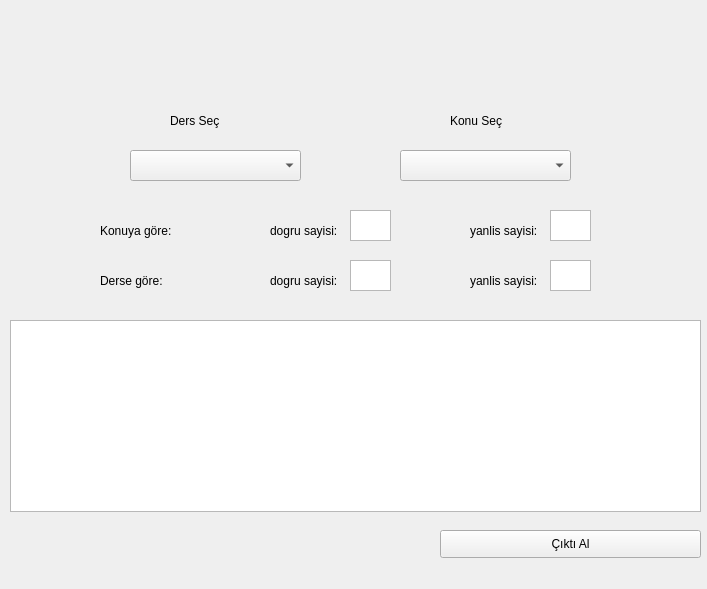
<?xml version="1.0" encoding="UTF-8"?>
<ui version="4.0">
 <class>ciktiAl</class>
 <widget class="QWidget" name="ciktiAl">
  <property name="geometry">
   <rect>
    <x>0</x>
    <y>0</y>
    <width>707</width>
    <height>589</height>
   </rect>
  </property>
  <property name="windowTitle">
   <string>stats</string>
  </property>
  <widget class="QComboBox" name="dersSec_cmb">
   <property name="geometry">
    <rect>
     <x>130</x>
     <y>150</y>
     <width>171</width>
     <height>31</height>
    </rect>
   </property>
  </widget>
  <widget class="QComboBox" name="konuSec_cmb">
   <property name="geometry">
    <rect>
     <x>400</x>
     <y>150</y>
     <width>171</width>
     <height>31</height>
    </rect>
   </property>
  </widget>
  <widget class="QLabel" name="dersSec_lbl">
   <property name="geometry">
    <rect>
     <x>170</x>
     <y>110</y>
     <width>101</width>
     <height>21</height>
    </rect>
   </property>
   <property name="text">
    <string>Ders Seç</string>
   </property>
  </widget>
  <widget class="QLabel" name="konuSec_lbl">
   <property name="geometry">
    <rect>
     <x>450</x>
     <y>110</y>
     <width>101</width>
     <height>21</height>
    </rect>
   </property>
   <property name="text">
    <string>Konu Seç</string>
   </property>
  </widget>
  <widget class="QLabel" name="label_3">
   <property name="geometry">
    <rect>
     <x>100</x>
     <y>210</y>
     <width>91</width>
     <height>41</height>
    </rect>
   </property>
   <property name="text">
    <string>Konuya göre:</string>
   </property>
  </widget>
  <widget class="QLabel" name="label_5">
   <property name="geometry">
    <rect>
     <x>100</x>
     <y>260</y>
     <width>71</width>
     <height>41</height>
    </rect>
   </property>
   <property name="text">
    <string>Derse göre:</string>
   </property>
  </widget>
  <widget class="QTextBrowser" name="textBrowser">
   <property name="geometry">
    <rect>
     <x>350</x>
     <y>210</y>
     <width>41</width>
     <height>31</height>
    </rect>
   </property>
  </widget>
  <widget class="QLabel" name="label_4">
   <property name="geometry">
    <rect>
     <x>270</x>
     <y>210</y>
     <width>71</width>
     <height>41</height>
    </rect>
   </property>
   <property name="text">
    <string>dogru sayisi:</string>
   </property>
  </widget>
  <widget class="QLabel" name="label_6">
   <property name="geometry">
    <rect>
     <x>470</x>
     <y>210</y>
     <width>81</width>
     <height>41</height>
    </rect>
   </property>
   <property name="text">
    <string>yanlis sayisi:</string>
   </property>
  </widget>
  <widget class="QTextBrowser" name="textBrowser_3">
   <property name="geometry">
    <rect>
     <x>550</x>
     <y>210</y>
     <width>41</width>
     <height>31</height>
    </rect>
   </property>
  </widget>
  <widget class="QLabel" name="label_7">
   <property name="geometry">
    <rect>
     <x>470</x>
     <y>260</y>
     <width>81</width>
     <height>41</height>
    </rect>
   </property>
   <property name="text">
    <string>yanlis sayisi:</string>
   </property>
  </widget>
  <widget class="QTextBrowser" name="textBrowser_2">
   <property name="geometry">
    <rect>
     <x>350</x>
     <y>260</y>
     <width>41</width>
     <height>31</height>
    </rect>
   </property>
  </widget>
  <widget class="QLabel" name="label_8">
   <property name="geometry">
    <rect>
     <x>270</x>
     <y>260</y>
     <width>71</width>
     <height>41</height>
    </rect>
   </property>
   <property name="text">
    <string>dogru sayisi:</string>
   </property>
  </widget>
  <widget class="QTextBrowser" name="textBrowser_4">
   <property name="geometry">
    <rect>
     <x>550</x>
     <y>260</y>
     <width>41</width>
     <height>31</height>
    </rect>
   </property>
  </widget>
  <widget class="QPushButton" name="pushButton">
   <property name="geometry">
    <rect>
     <x>440</x>
     <y>530</y>
     <width>261</width>
     <height>28</height>
    </rect>
   </property>
   <property name="text">
    <string>Çıktı Al</string>
   </property>
  </widget>
  <widget class="QTextBrowser" name="textBrowser_5">
   <property name="geometry">
    <rect>
     <x>10</x>
     <y>320</y>
     <width>691</width>
     <height>192</height>
    </rect>
   </property>
  </widget>
 </widget>
 <resources/>
 <connections/>
</ui>
